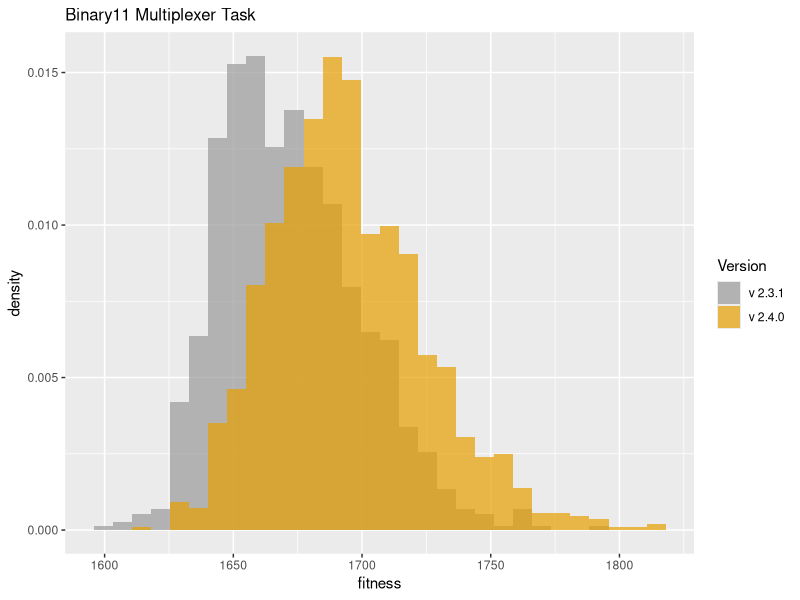
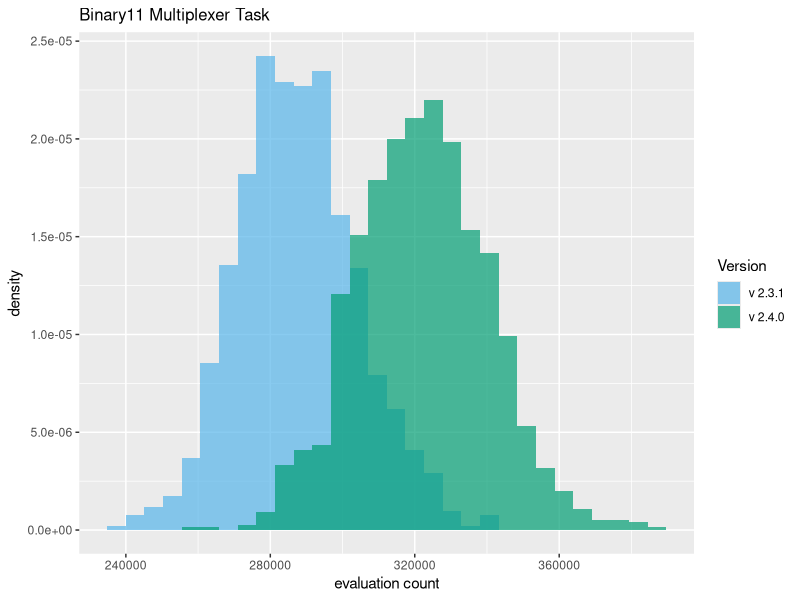

Source code (R) for these figures, in order:
library("ggplot2")
setwd("D:/home/websites/sharpneat-web/public/releases/sharpneat-2-4-0")

# A colourblind friendly palette.
cbPalette <- c("#999999", "#E69F00", "#56B4E9", "#009E73", "#F0E442", "#0072B2", "#D55E00", "#CC79A7")
cbPaletteB <- c("#56B4E9", "#009E73", "#F0E442", "#0072B2", "#D55E00","#CC79A7", "#999999", "#E69F00")

# Load two data frames
dat1 <- read.table("binary11-samples-v2-3-1.csv", sep=",", head=TRUE)
dat2 <- read.table("binary11-samples-v2-4-0.csv", sep=",", head=TRUE)

# Combine the two dataframes into one.
# First create a new column in each.
dat1$ver <- 'v231'
dat2$ver <- 'v241'

# and combine into a new data frame.
dat <- rbind(dat1, dat2)

# Plot two overlaid histograms, one for each of the two dataframes
p1 = ggplot(dat, aes(bestfitness, fill = ver )) + 
   geom_histogram(alpha = 0.7, aes(y = ..density..), position = 'identity') +
   scale_fill_manual(values=cbPalette, name='Version', labels=c('v 2.3.1','v 2.4.0')) +
   labs(x='fitness') + 
   ggtitle("Binary11 Multiplexer Task") +
   theme(plot.title = element_text(size = 12))

ggsave(filename="binary11-bestfitness-v231-v240-hist.png", plot=p1, height=4, width=8, units="in", dpi=100)

# Eval count.
p2 = ggplot(dat, aes(evalcount, fill = ver )) + 
   geom_histogram(alpha = 0.7, aes(y = ..density..), position = 'identity') +
   scale_fill_manual(values=cbPaletteB, name='Version', labels=c('v 2.3.1','v 2.4.0')) +
   labs(x='evaluation count') + 
   ggtitle("Binary11 Multiplexer Task") +
   theme(plot.title = element_text(size = 12))

ggsave(filename="binary11-evalcount-v231-v240-hist.png", plot=p2, height=4, width=8, units="in", dpi=100)



